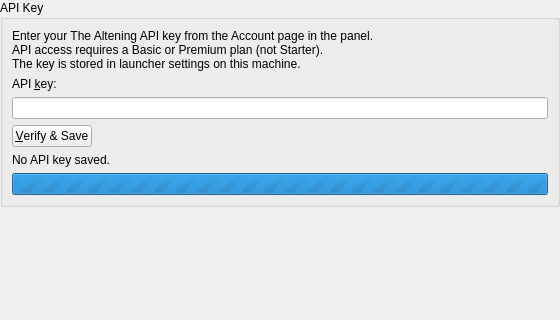
<?xml version="1.0" encoding="UTF-8"?>
<ui version="4.0">
 <class>AlteningSettingsPage</class>
 <widget class="QWidget" name="AlteningSettingsPage">
  <property name="geometry">
   <rect>
    <x>0</x>
    <y>0</y>
    <width>560</width>
    <height>320</height>
   </rect>
  </property>
  <layout class="QVBoxLayout" name="verticalLayout">
   <property name="leftMargin">
    <number>0</number>
   </property>
   <property name="topMargin">
    <number>0</number>
   </property>
   <property name="rightMargin">
    <number>0</number>
   </property>
   <property name="bottomMargin">
    <number>0</number>
   </property>
   <item>
    <widget class="QGroupBox" name="apiKeyGroup">
     <property name="title">
      <string>API Key</string>
     </property>
     <layout class="QVBoxLayout" name="apiKeyLayout">
      <item>
       <widget class="QLabel" name="helpLabel">
        <property name="text">
         <string>Enter your The Altening API key from the Account page in the panel.&lt;br&gt;API access requires a Basic or Premium plan (not Starter).&lt;br&gt;The key is stored in launcher settings on this machine.</string>
        </property>
        <property name="textFormat">
         <enum>Qt::RichText</enum>
        </property>
        <property name="wordWrap">
         <bool>true</bool>
        </property>
       </widget>
      </item>
      <item>
       <widget class="QLabel" name="apiKeyLabel">
        <property name="text">
         <string>API &amp;key:</string>
        </property>
        <property name="buddy">
         <cstring>apiKeyEdit</cstring>
        </property>
       </widget>
      </item>
      <item>
       <widget class="QLineEdit" name="apiKeyEdit">
        <property name="echoMode">
         <enum>QLineEdit::Password</enum>
        </property>
        <property name="clearButtonEnabled">
         <bool>true</bool>
        </property>
       </widget>
      </item>
      <item>
       <layout class="QHBoxLayout" name="buttonRow">
        <item>
         <widget class="QPushButton" name="verifySaveButton">
          <property name="text">
           <string>&amp;Verify &amp;&amp; Save</string>
          </property>
         </widget>
        </item>
        <item>
         <spacer name="buttonSpacer">
          <property name="orientation">
           <enum>Qt::Horizontal</enum>
          </property>
          <property name="sizeHint" stdset="0">
           <size>
            <width>40</width>
            <height>20</height>
           </size>
          </property>
          <property name="sizeType">
           <enum>QSizePolicy::Expanding</enum>
          </property>
         </spacer>
        </item>
       </layout>
      </item>
      <item>
       <widget class="QLabel" name="licenseStatusLabel">
        <property name="text">
         <string>No API key saved.</string>
        </property>
        <property name="wordWrap">
         <bool>true</bool>
        </property>
       </widget>
      </item>
      <item>
       <widget class="QProgressBar" name="progressBar">
        <property name="visible">
         <bool>false</bool>
        </property>
        <property name="maximum">
         <number>0</number>
        </property>
        <property name="textVisible">
         <bool>false</bool>
        </property>
       </widget>
      </item>
     </layout>
    </widget>
   </item>
   <item>
    <spacer name="verticalSpacer">
     <property name="orientation">
      <enum>Qt::Vertical</enum>
     </property>
     <property name="sizeHint" stdset="0">
      <size>
       <width>20</width>
       <height>40</height>
      </size>
     </property>
     <property name="sizeType">
      <enum>QSizePolicy::Expanding</enum>
     </property>
    </spacer>
   </item>
  </layout>
 </widget>
 <resources/>
 <connections/>
</ui>
